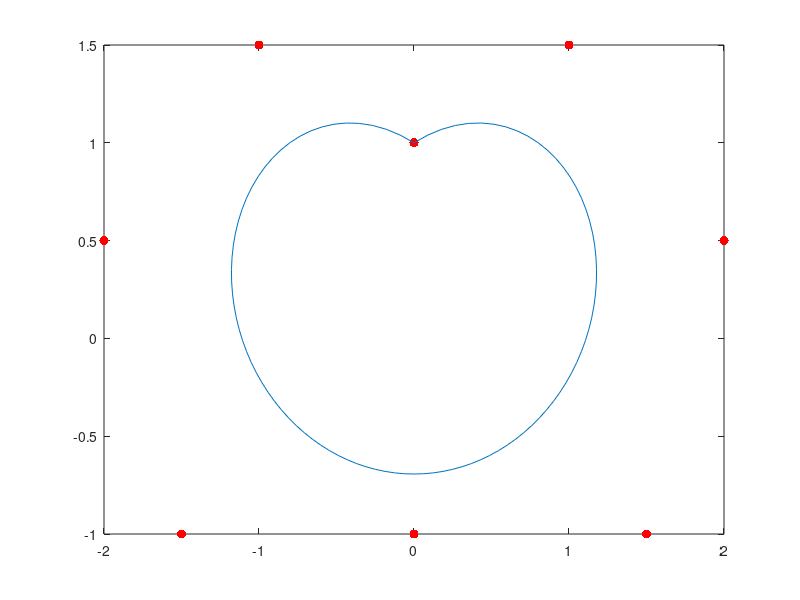

Here is the MATLAB script that generated this plot:

P = [0 1 1 1.5 2 0.5 1.5 -1 0 -1 0 -1 -1.5 -1 -2 0.5 -1 1.5 0 1];
clf;  %Clear figures

%Plot control points
for k=1:10
    plot(P(1,2*k-1),P(1,2*k),'r.','MarkerSize',20);
    hold on;
end

t = 0:.01:1;

% The cubic Bernstein basis functions
B=@(k,n,t) nchoosek(n,k)*(1-t).^(n-k).*t.^k;

B0 = B(0,9,t);
B1 = B(1,9,t);
B2 = B(2,9,t);
B3 = B(3,9,t);
B4 = B(4,9,t);
B5 = B(5,9,t);
B6 = B(6,9,t);
B7 = B(7,9,t);
B8 = B(8,9,t);
B9 = B(9,9,t);

% Summing them together.
x= P(1,1) * B0  +  P(1,3) * B1  +  P(1,5) * B2  +  P(1,7) * B3 + P(1,9) * B4 + P(1,11) * B5 + P(1,13) * B6 + P(1,15) * B7 + P(1,17) * B8 + P(1,19) * B9;
y= P(1,2) * B0  +  P(1,4) * B1  +  P(1,6) * B2  +  P(1,8) * B3 + P(1,10) * B4 + P(1,12) * B5 + P(1,14) * B6 + P(1,16) * B7 + P(1,18) * B8 + P(1,20) * B9;

plot(x,y);   % Plot Bezier curve (x(t), y(t))
hold on;